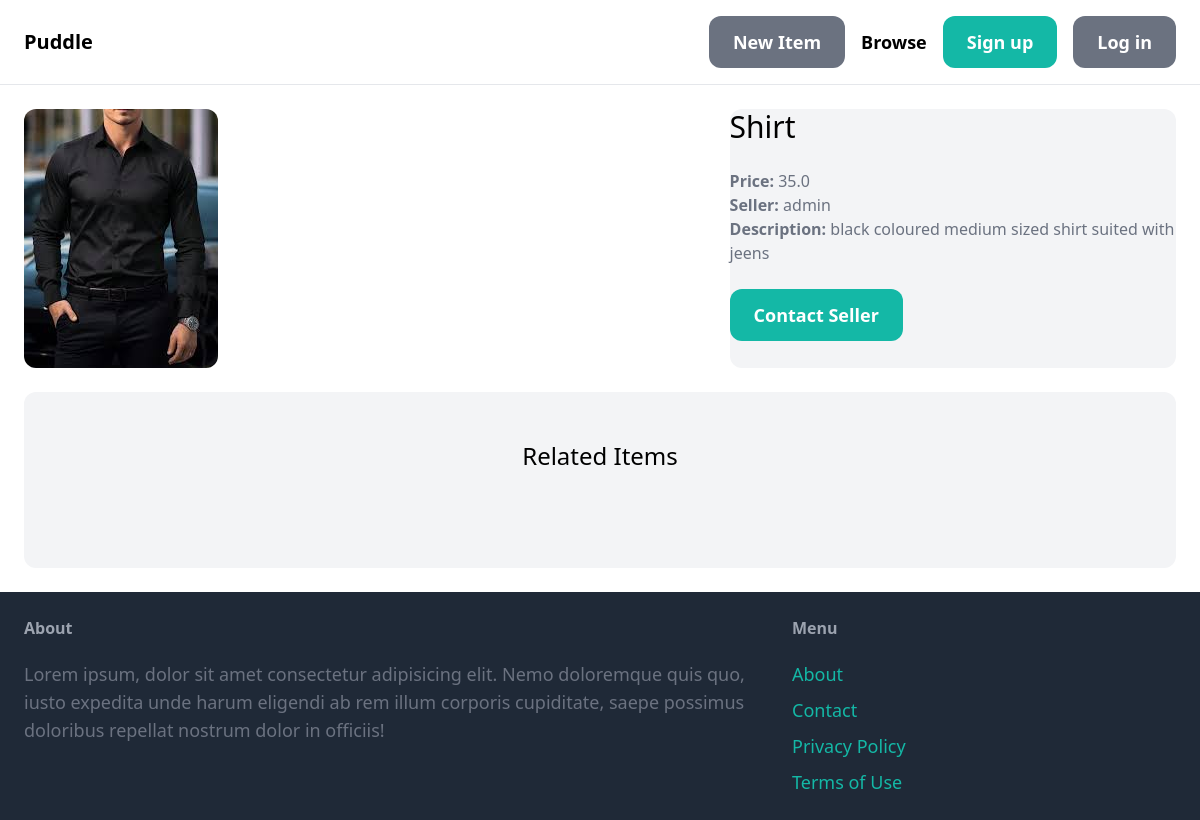
The page /item/2/ on the database as committed earlier.
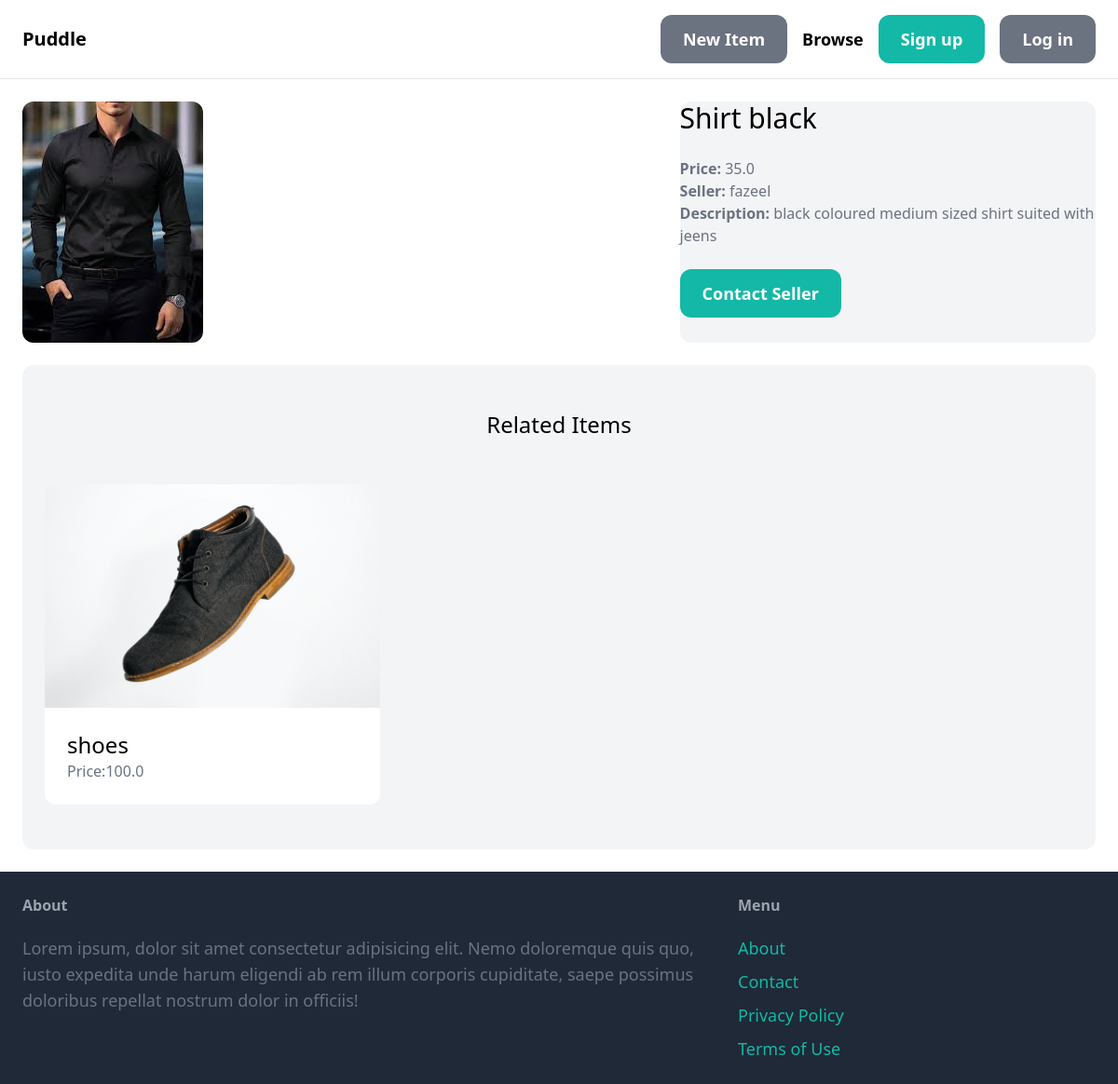
The same page on the database as committed later.
### item/models.py (models this page shows, shortened)
class Item(models.Model):
    category = models.ForeignKey(Category, related_name='items', on_delete=models.CASCADE)
    name = models.CharField(max_length = 255)
    desc = models.TextField(blank=True, null=True)
    price = models.FloatField()
    image = models.ImageField(upload_to='item_images', blank=True , null=True)
    is_sold = models.BooleanField(default=False)
    created_by = models.ForeignKey(User, related_name='items', on_delete=models.CASCADE)
    created_at = models.DateField(auto_now_add=True)

### item/views.py (the view)
# urls.py: path('<int:pk>/',views.detail,name='detail'),
def detail(request, pk):
    item = get_object_or_404(Item, pk=pk)
    related_items = Item.objects.filter(category=item.category,is_sold=False).exclude(pk=pk)[0:3]
    return render(request, 'item/detail.html', {
        'item':item,
        'related_items':related_items,
    })

### item/templates/item/detail.html (shortened to what this page needs)
{% extends 'base.html' %}
{% block content %}
<div class="grid grid-cols-5 gap-6">
    <div class="col-span-3">
        <img src="{{item.image.url}}" class="rounded-xl">
    </div>
    <div class="col-span-2 p6 bg-gray-100 rounded-xl">
        <h1 class="mb-6 text-3xl">{{item.name}}</h1>
        <p class="text-gray-500"><strong>Price: </strong>{{item.price}}</p>
        <p class="text-gray-500"><strong>Seller: </strong>{{item.created_by.username}}</p>
        {% if item.desc %}
            <p class="text-gray-500">
                <strong class="text-gray-500">Description: </strong>
                {{item.desc}}
            </p>
        {% endif %}
        {% if request.user == item.created_by %}
            <div  class="mt-6 p-6 bg-white rounded-xl">
                <p>This is your item</p>
                <a href="{% url 'item:delete' item.id %}" class="inline-block mt-6 px-6 py-6 text-lg font-semibold bg-red-500 text-white rounded-xl">Delete</a>
                <a href="{% url 'item:edit' item.id %}" class="inline-block mt-6 px-6 py-6 text-lg font-semibold bg-red-500 text-white rounded-xl">Edit</a>
            </div>
        {% else %}
            <a href="{% url 'conversation:new' item.id %}" class="inline-block mt-6 px-6 py-3 text-lg font-semibold bg-teal-500 text-white rounded-xl hover:bg-teal-700">Contact Seller</a>
        {% endif %}
    </div>
</div>
<div class="mt-6 px-6 py-12 bg-gray-100 rounded-xl">
    <h2 class="mb-12 text-2xl text-center">Related Items</h2>
    <div class="grid grid-cols-3 gap-3">
        {% for item in related_items %}
            <div>
                <a href="{% url 'item:detail' item.id %}">
                    <div>
                        <img src="{{item.image.url}}" class="mx-auto adjust rounded-t-xl">
                    </div>
                    <div class="p-6 bg-white rounded-b-xl">
                        <h2 class="text-2xl">{{item.name}}</h2>
                        <p class="text-gray-500">Price:{{item.price}}</p>
                    </div>
                </a>
            </div>
        {% endfor %}
    </div>
</div>
{% endblock %}

Rows that differ between the two databases and show on the page:
changed Item "black coloured medium sized shirt suited with jeens": name "Shirt" → "Shirt black"; created_by.username "admin" → "fazeel"
added Item: image (picture), name "shoes", price "100.0"
